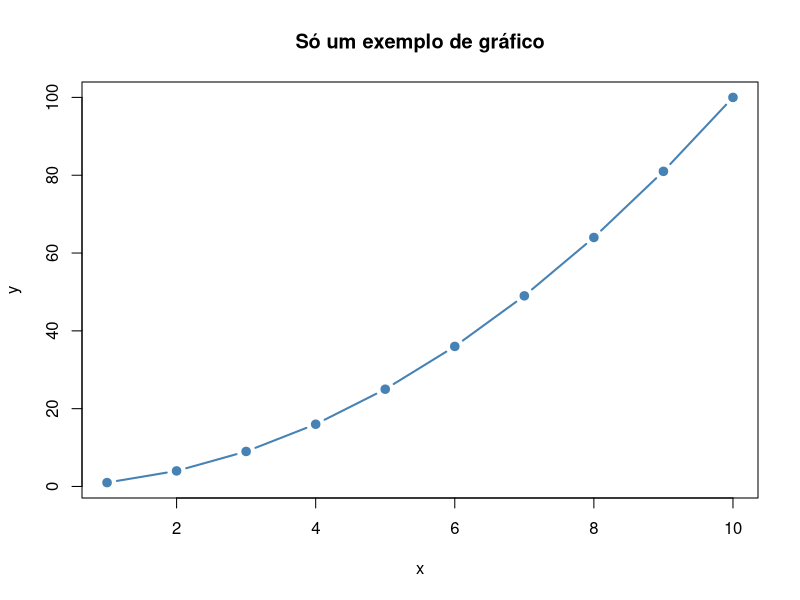

Write the R code that produced this figure.
# =============================================================
# Aula 1 - Primeiros Passos com R e RStudio
# Script de demonstracao do instrutor - programa de extensao UEPB


# --- Topico 1: Interface do RStudio -----------------------------
# Objetivo: preencher os 4 painéis, um de cada vez, so pra mostrar
# pra que serve cada um. Não precisa explicar o código em detalhe
# ainda -- isso vem nos próximos tópicos.
      
# 1) Console: roda e mostra resultado na hora
2 + 2

# 2) Environment: cria um objeto, aparece na gaveta
minha_primeira_variavel <- 10

# 3) Plots: gera um gráfico (R base, sem pacote nenhum -- ainda não
# instalamos nada nesse ponto da aula)
x <- 1:10
y <- x^2
plot(x, y, type = "b", pch = 19, col = "steelblue", lwd = 2,
     main = "Só um exemplo de gráfico")


# --- Topico 2: Projetos, pastas e scripts -----------------------
# Objetivo: mostrar que dá pra criar pastas direto pelo Console,
# sem precisar usar o mouse. Rode isso DEPOIS de já ter criado o projeto de
# exemplo pelo menu (File > New Project > New Directory).

dir.create("dados")
dir.create("scripts")
dir.create("resultados")

# Exemplo de comentário no topo de um script (mostrar, não precisa rodar):
# nome: (seu nome aqui)
# aula 1 - primeiros passos com R


# --- Topico 3: Objetos e tipos de dados --------------------------

idade <- 35
nome <- "Maria"
profissional_saude <- TRUE

class(idade)
class(nome)
class(profissional_saude)

# Comparação (operador de comparação)
idade > 18

# Valor ausente
peso <- NA
peso


# --- Topico 4: Vetores e funções ---------------------------------

idades <- c(23, 35, 41, 29, 50)

length(idades)
mean(idades)
median(idades)
min(idades)
max(idades)


# --- Topico 5: Pacotes --------------------------------------------
# Os install.packages() de tidyverse/readxl já rodaram lá no
# Topico 1 (truque de tempo). Aqui é só carregar.

library(tidyverse)
library(readxl)

# tidyverse já traz junto: readr, dplyr, stringr, lubridate.
# Só faltam esses dois para fechar a lista de pacotes essenciais
# do curso (o aluno instala e carrega estes dois no desafio dele):
# install.packages("janitor")
# install.packages("here")
